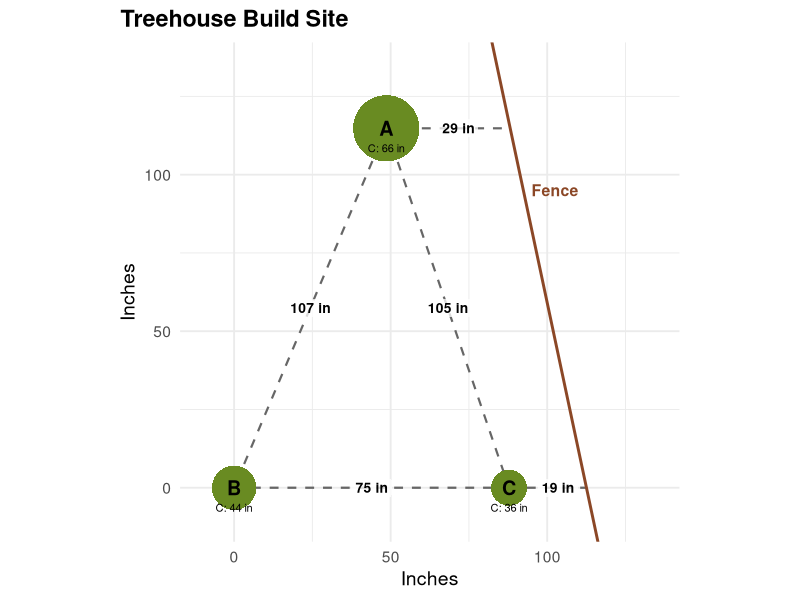
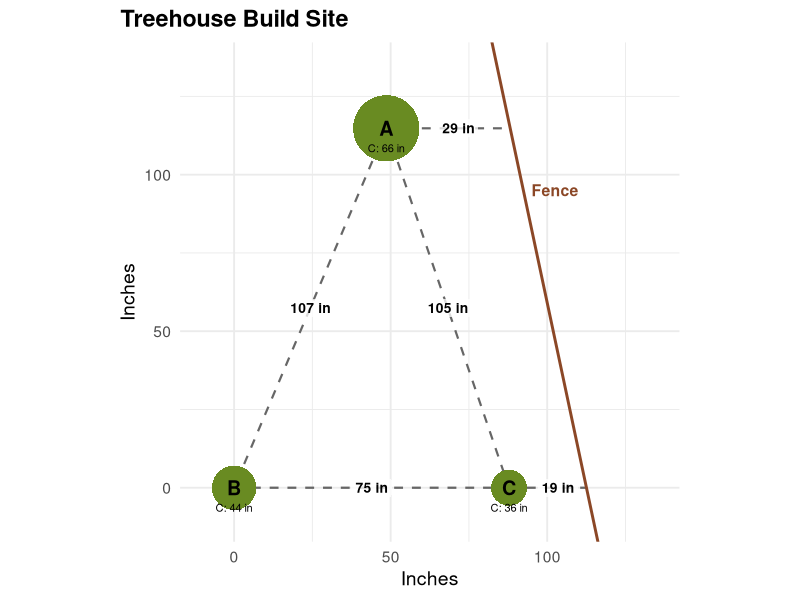

Generate these figures, in order, with R: (Note: this script raises an error after producing the figures.)
## ---- chunk 1
library(tidyverse)
library(ggforce)
## ---- chunk 2
bark_AB <- 107  # A to B
bark_AC <- 105  # A to C
bark_BC <- 75   # B to C
## ---- chunk 3
bark_AF <- 29
bark_CF <- 19
## ---- chunk 4
circ_A <- 66.5
circ_B <- 44.5
circ_C <- 36
## ---- chunk 5
r_A <- circ_A / (2 * pi)
r_B <- circ_B / (2 * pi)
r_C <- circ_C / (2 * pi)
## ---- chunk 6
d_AB <- bark_AB + (r_A + r_B)
d_AC <- bark_AC + (r_A + r_C)
d_BC <- bark_BC + (r_B + r_C)

d_AF <- bark_AF + r_A
d_CF <- bark_CF + r_C
## ---- chunk 7
x_B <- 0
y_B <- 0

x_C <- d_BC
y_C <- 0
## ---- chunk 8
x_A <- (d_AB^2 - d_AC^2 + d_BC^2) / (2 * d_BC)
y_A <- sqrt(d_AB^2 - x_A^2)
## ---- chunk 9
circles_df <- tibble(
  tree = c("A", "B", "C"),
  circ = c(circ_A, circ_B, circ_C),
  x    = c(x_A, x_B, x_C),
  y    = c(y_A, y_B, y_C),
  r    = c(r_A, r_B, r_C)
)
## ---- chunk 10
tree_lines_df <- tibble(
  from   = c("A", "A", "B"),
  to     = c("B", "C", "C"),
  x      = c(x_A, x_A, x_B),
  y      = c(y_A, y_A, y_B),
  xend   = c(x_B, x_C, x_C),
  yend   = c(y_B, y_C, y_C),
  # may swap this out later
  # but I think I want to still show the bark to bark distances
  # as that may be more practical for measuring?
  label  = c(
    paste0(round(bark_AB, 0), " in"),
    paste0(round(bark_AC, 0), " in"),
    paste0(round(bark_BC, 0), " in")
  )
) %>%
  # for where to put the inches label
  mutate(
    mid_x = (x + xend) / 2,
    mid_y = (y + yend) / 2
  )
## ---- chunk 11
x_fence_a <- x_A + d_AF
y_fence_a <- y_A
x_fence_c <- d_BC + d_CF
y_fence_c <- 0
## ---- chunk 12
fence_slope <- (y_fence_c - y_fence_a) / (x_fence_c - x_fence_a)
fence_intercept <- y_fence_a - fence_slope * x_fence_a
## ---- chunk 13
fence_lines_df <- tibble(
  tree  = c("A", "C"),
  x     = c(x_A, x_C),
  y     = c(y_A, y_C),
  xend  = c(x_fence_a, x_fence_c),
  yend  = c(y_fence_a, y_fence_c),
  # may swap this out later for center to center, as mentioned above
  label  = c(
    paste0(round(bark_AF, 0), " in"),
    paste0(round(bark_CF, 0), " in")
  )
)
## ---- chunk 14
p <- ggplot() +
  geom_segment(data = tree_lines_df,
               aes(x = x, y = y, xend = xend, yend = yend),
               linetype = "dashed", color = "grey40", size = 0.75) +
  geom_label(data = tree_lines_df,
             aes(x = mid_x, y = mid_y, label = label),
             color = "black", size = 3.5, label.size = 0, fontface = "bold",
             fill = scales::alpha("white", .75)) +
  ## between trees and fence
  geom_segment(data = fence_lines_df,
               aes(x = x, y = y, xend = xend, yend = yend),
               linetype = "dashed", color = "grey40", size = 0.75) +
  geom_label(data = fence_lines_df,
             aes(x = (x + xend)/2, y = (y + yend)/2, label = label),
             color = "black", size = 3.5, label.size = 0, fontface = "bold",
             fill = scales::alpha("white", .75), hjust = .25) +
  # Fence Line
  geom_abline(
    slope = fence_slope,
    intercept = fence_intercept,
    color = "sienna4", size = 1
  ) +
  annotate("text", x = 95, y = 95, label = "Fence",
           color = "sienna4", size = 4, hjust = 0, fontface = "bold") +
  # Tree circles
  geom_circle(data = circles_df,
              aes(x0 = x, y0 = y, r = r),
              color = "black", fill = "olivedrab4", size = 0) +
  # Tree labels
  geom_text(data = circles_df,
            aes(x = x, y = y, label = tree),
            size = 5, fontface = "bold") +
  geom_text(data = circles_df,
            aes(x = x, y = y, label = paste0("C: ", round(circ), " in"
                                             #, "\n", "r:", round(r)
                                             )),
            size = 2.8, vjust = 3) +
  coord_fixed(xlim = c(-10, 135), ylim = c(-10, 135)) +
  labs(
    title = "Treehouse Build Site",
    x = "Inches", y = "Inches"
  ) +
  theme_minimal(base_size = 14) +
  theme(
    plot.title = element_text(face = "bold"),
    plot.title.position = "plot"
  )
  #maybe add later...
  #ggspatial::annotation_north_arrow(location = "tr", which_north = "true") +
  #ggspatial::annotation_scale(location = "bl")

ggsave("figures/the-site.png", p, width = 9, height = 9, dpi = 400)
p
## ---- chunk 15
save(
  list = ls(), 
  file = here::here("data", "the-site-data.RData")
)
